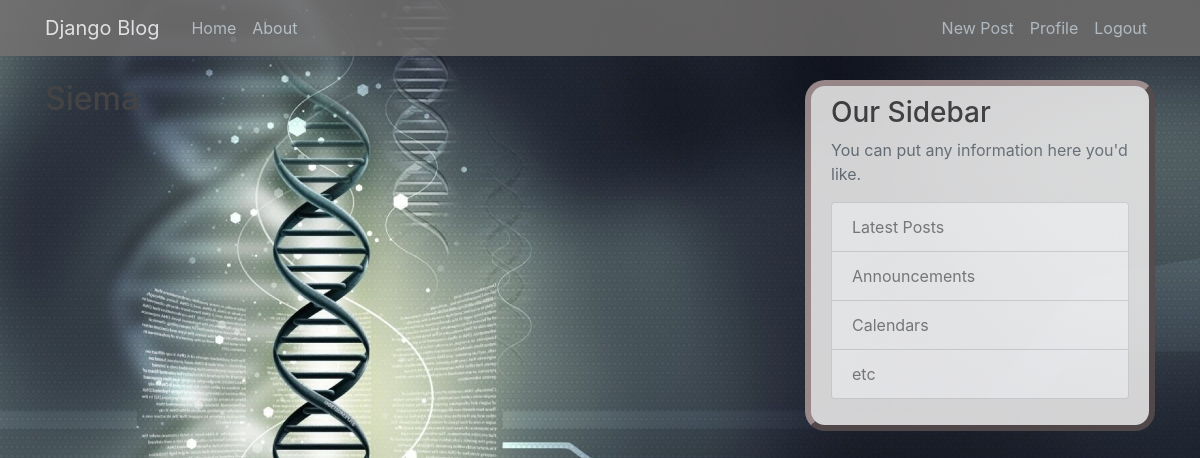
The page /about/ (signed in) on the database as committed earlier.
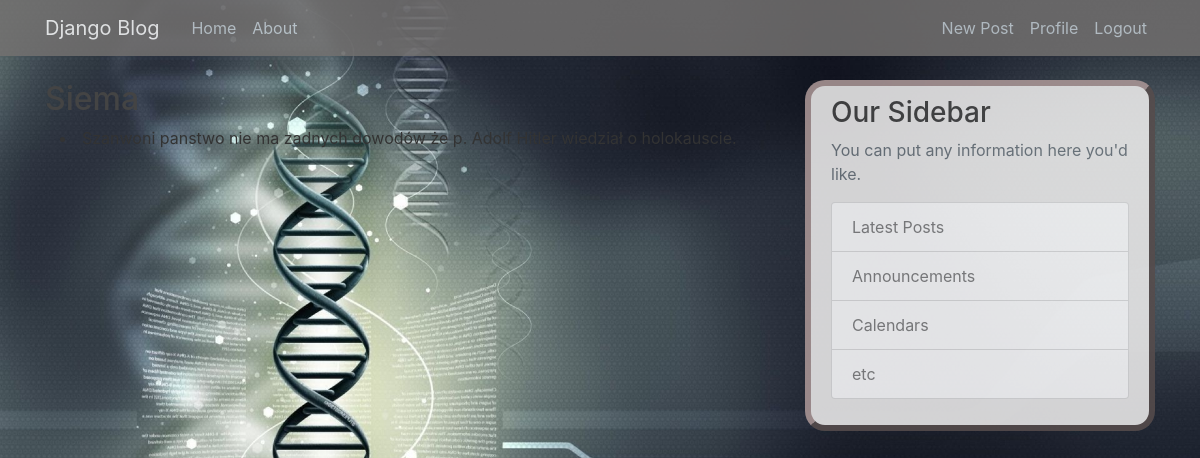
The same page on the database as committed later.
### blog/models.py (models this page shows, shortened)
class Post(models.Model):
    title = models.CharField(max_length=100)
    content = models.TextField()
    date_posted = models.DateTimeField(default=timezone.now)
    author = models.ForeignKey(User, on_delete=models.CASCADE)

### blog/views.py (the view)
# urls.py: path('about/', views.GTemeView.as_view(), name='blog-about')
class GTemeView(LoginRequiredMixin, ListView):
    model = Post
    template_name = 'blog/tem.html'
    context_object_name = 'object'

### blog/templates/blog/tem.html
{% extends "blog/base.html" %}
{% block content %}
<h2>Siema</h2>
    {% for line in object %}
    {% if line.author.id == 11 %}
    <div class="container">
        <li> {{line.content}}</li>
    </div>
    {% endif %}
    {% endfor %}
{% endblock content %}

Rows that differ between the two databases and show on the page:
added Post: content "Szanwoni panstwo nie ma zadnych dowodów że p. Adolf Hitler wiedział o holokauscie."
